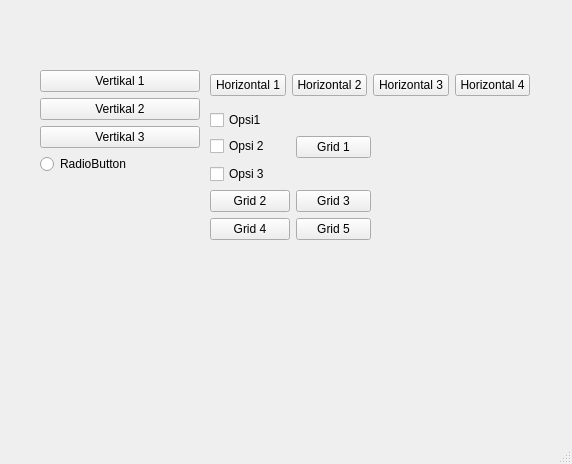
<?xml version="1.0" encoding="UTF-8"?>
<ui version="4.0">
 <class>MainWindow</class>
 <widget class="QMainWindow" name="MainWindow">
  <property name="geometry">
   <rect>
    <x>0</x>
    <y>0</y>
    <width>572</width>
    <height>464</height>
   </rect>
  </property>
  <property name="windowTitle">
   <string>MainWindow</string>
  </property>
  <widget class="QWidget" name="centralwidget">
   <widget class="QWidget" name="verticalLayoutWidget">
    <property name="geometry">
     <rect>
      <x>40</x>
      <y>70</y>
      <width>160</width>
      <height>106</height>
     </rect>
    </property>
    <layout class="QVBoxLayout" name="verticalLayout">
     <item>
      <widget class="QPushButton" name="pushButton">
       <property name="text">
        <string>Vertikal 1</string>
       </property>
      </widget>
     </item>
     <item>
      <widget class="QPushButton" name="pushButton_2">
       <property name="text">
        <string>Vertikal 2</string>
       </property>
      </widget>
     </item>
     <item>
      <widget class="QPushButton" name="pushButton_3">
       <property name="text">
        <string>Vertikal 3</string>
       </property>
      </widget>
     </item>
     <item>
      <widget class="QRadioButton" name="radioButton">
       <property name="text">
        <string>RadioButton</string>
       </property>
      </widget>
     </item>
    </layout>
   </widget>
   <widget class="QWidget" name="horizontalLayoutWidget">
    <property name="geometry">
     <rect>
      <x>210</x>
      <y>70</y>
      <width>320</width>
      <height>31</height>
     </rect>
    </property>
    <layout class="QHBoxLayout" name="horizontalLayout">
     <item>
      <widget class="QPushButton" name="pushButton_4">
       <property name="text">
        <string>Horizontal 1</string>
       </property>
      </widget>
     </item>
     <item>
      <widget class="QPushButton" name="pushButton_5">
       <property name="text">
        <string>Horizontal 2</string>
       </property>
      </widget>
     </item>
     <item>
      <widget class="QPushButton" name="pushButton_6">
       <property name="text">
        <string>Horizontal 3</string>
       </property>
      </widget>
     </item>
     <item>
      <widget class="QPushButton" name="pushButton_7">
       <property name="text">
        <string>Horizontal 4</string>
       </property>
      </widget>
     </item>
    </layout>
   </widget>
   <widget class="QWidget" name="gridLayoutWidget">
    <property name="geometry">
     <rect>
      <x>210</x>
      <y>110</y>
      <width>161</width>
      <height>131</height>
     </rect>
    </property>
    <layout class="QFormLayout" name="formLayout">
     <item row="0" column="0">
      <widget class="QCheckBox" name="checkBox">
       <property name="text">
        <string>Opsi1</string>
       </property>
      </widget>
     </item>
     <item row="1" column="0">
      <widget class="QCheckBox" name="checkBox_2">
       <property name="text">
        <string>Opsi 2</string>
       </property>
      </widget>
     </item>
     <item row="1" column="1">
      <widget class="QPushButton" name="pushButton_8">
       <property name="text">
        <string>Grid 1</string>
       </property>
      </widget>
     </item>
     <item row="3" column="0">
      <widget class="QPushButton" name="pushButton_9">
       <property name="text">
        <string>Grid 2</string>
       </property>
      </widget>
     </item>
     <item row="3" column="1">
      <widget class="QPushButton" name="pushButton_10">
       <property name="text">
        <string>Grid 3</string>
       </property>
      </widget>
     </item>
     <item row="4" column="0">
      <widget class="QPushButton" name="pushButton_11">
       <property name="text">
        <string>Grid 4</string>
       </property>
      </widget>
     </item>
     <item row="4" column="1">
      <widget class="QPushButton" name="pushButton_12">
       <property name="text">
        <string>Grid 5</string>
       </property>
      </widget>
     </item>
     <item row="2" column="0">
      <widget class="QCheckBox" name="checkBox_3">
       <property name="text">
        <string>Opsi 3</string>
       </property>
      </widget>
     </item>
    </layout>
   </widget>
  </widget>
  <widget class="QMenuBar" name="menubar">
   <property name="geometry">
    <rect>
     <x>0</x>
     <y>0</y>
     <width>572</width>
     <height>21</height>
    </rect>
   </property>
  </widget>
  <widget class="QStatusBar" name="statusbar"/>
 </widget>
 <resources/>
 <connections/>
</ui>
